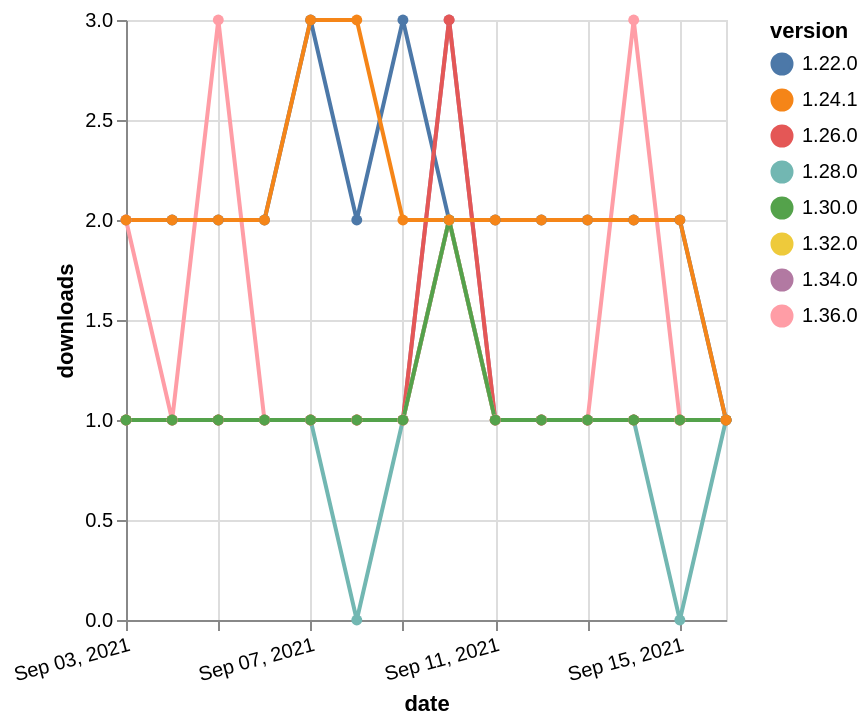

Write the Vega-Lite specification saved for this chart.
### Vega-Lite specification from a JSON file in a GitHub repository (floating-point values rounded to 4 significant figures)
{"$schema": "https://vega.github.io/schema/vega-lite/v5.json", "description": "A simple bar chart with embedded data.", "data": {"values": [{"date": "2021-09-03", "total": 203, "delta": 1, "version": "1.34.0"}, {"date": "2021-09-04", "total": 204, "delta": 1, "version": "1.34.0"}, {"date": "2021-09-05", "total": 205, "delta": 1, "version": "1.34.0"}, {"date": "2021-09-06", "total": 206, "delta": 1, "version": "1.34.0"}, {"date": "2021-09-07", "total": 207, "delta": 1, "version": "1.34.0"}, {"date": "2021-09-08", "total": 208, "delta": 1, "version": "1.34.0"}, {"date": "2021-09-09", "total": 209, "delta": 1, "version": "1.34.0"}, {"date": "2021-09-10", "total": 212, "delta": 3, "version": "1.34.0"}, {"date": "2021-09-11", "total": 213, "delta": 1, "version": "1.34.0"}, {"date": "2021-09-12", "total": 214, "delta": 1, "version": "1.34.0"}, {"date": "2021-09-13", "total": 215, "delta": 1, "version": "1.34.0"}, {"date": "2021-09-14", "total": 216, "delta": 1, "version": "1.34.0"}, {"date": "2021-09-15", "total": 217, "delta": 1, "version": "1.34.0"}, {"date": "2021-09-16", "total": 218, "delta": 1, "version": "1.34.0"}, {"date": "2021-09-03", "total": 172, "delta": 1, "version": "1.32.0"}, {"date": "2021-09-04", "total": 173, "delta": 1, "version": "1.32.0"}, {"date": "2021-09-05", "total": 174, "delta": 1, "version": "1.32.0"}, {"date": "2021-09-06", "total": 175, "delta": 1, "version": "1.32.0"}, {"date": "2021-09-07", "total": 176, "delta": 1, "version": "1.32.0"}, {"date": "2021-09-08", "total": 177, "delta": 1, "version": "1.32.0"}, {"date": "2021-09-09", "total": 178, "delta": 1, "version": "1.32.0"}, {"date": "2021-09-10", "total": 180, "delta": 2, "version": "1.32.0"}, {"date": "2021-09-11", "total": 181, "delta": 1, "version": "1.32.0"}, {"date": "2021-09-12", "total": 182, "delta": 1, "version": "1.32.0"}, {"date": "2021-09-13", "total": 183, "delta": 1, "version": "1.32.0"}, {"date": "2021-09-14", "total": 184, "delta": 1, "version": "1.32.0"}, {"date": "2021-09-15", "total": 185, "delta": 1, "version": "1.32.0"}, {"date": "2021-09-16", "total": 186, "delta": 1, "version": "1.32.0"}, {"date": "2021-09-03", "total": 2361, "delta": 2, "version": "1.22.0"}, {"date": "2021-09-04", "total": 2363, "delta": 2, "version": "1.22.0"}, {"date": "2021-09-05", "total": 2365, "delta": 2, "version": "1.22.0"}, {"date": "2021-09-06", "total": 2367, "delta": 2, "version": "1.22.0"}, {"date": "2021-09-07", "total": 2370, "delta": 3, "version": "1.22.0"}, {"date": "2021-09-08", "total": 2372, "delta": 2, "version": "1.22.0"}, {"date": "2021-09-09", "total": 2375, "delta": 3, "version": "1.22.0"}, {"date": "2021-09-10", "total": 2377, "delta": 2, "version": "1.22.0"}, {"date": "2021-09-11", "total": 2379, "delta": 2, "version": "1.22.0"}, {"date": "2021-09-12", "total": 2381, "delta": 2, "version": "1.22.0"}, {"date": "2021-09-13", "total": 2383, "delta": 2, "version": "1.22.0"}, {"date": "2021-09-14", "total": 2385, "delta": 2, "version": "1.22.0"}, {"date": "2021-09-15", "total": 2387, "delta": 2, "version": "1.22.0"}, {"date": "2021-09-16", "total": 2388, "delta": 1, "version": "1.22.0"}, {"date": "2021-09-03", "total": 209, "delta": 1, "version": "1.28.0"}, {"date": "2021-09-04", "total": 210, "delta": 1, "version": "1.28.0"}, {"date": "2021-09-05", "total": 211, "delta": 1, "version": "1.28.0"}, {"date": "2021-09-06", "total": 212, "delta": 1, "version": "1.28.0"}, {"date": "2021-09-07", "total": 213, "delta": 1, "version": "1.28.0"}, {"date": "2021-09-08", "total": 213, "delta": 0, "version": "1.28.0"}, {"date": "2021-09-09", "total": 214, "delta": 1, "version": "1.28.0"}, {"date": "2021-09-10", "total": 216, "delta": 2, "version": "1.28.0"}, {"date": "2021-09-11", "total": 217, "delta": 1, "version": "1.28.0"}, {"date": "2021-09-12", "total": 218, "delta": 1, "version": "1.28.0"}, {"date": "2021-09-13", "total": 219, "delta": 1, "version": "1.28.0"}, {"date": "2021-09-14", "total": 220, "delta": 1, "version": "1.28.0"}, {"date": "2021-09-15", "total": 220, "delta": 0, "version": "1.28.0"}, {"date": "2021-09-16", "total": 221, "delta": 1, "version": "1.28.0"}, {"date": "2021-09-03", "total": 407, "delta": 1, "version": "1.26.0"}, {"date": "2021-09-04", "total": 408, "delta": 1, "version": "1.26.0"}, {"date": "2021-09-05", "total": 409, "delta": 1, "version": "1.26.0"}, {"date": "2021-09-06", "total": 410, "delta": 1, "version": "1.26.0"}, {"date": "2021-09-07", "total": 411, "delta": 1, "version": "1.26.0"}, {"date": "2021-09-08", "total": 412, "delta": 1, "version": "1.26.0"}, {"date": "2021-09-09", "total": 413, "delta": 1, "version": "1.26.0"}, {"date": "2021-09-10", "total": 416, "delta": 3, "version": "1.26.0"}, {"date": "2021-09-11", "total": 417, "delta": 1, "version": "1.26.0"}, {"date": "2021-09-12", "total": 418, "delta": 1, "version": "1.26.0"}, {"date": "2021-09-13", "total": 419, "delta": 1, "version": "1.26.0"}, {"date": "2021-09-14", "total": 420, "delta": 1, "version": "1.26.0"}, {"date": "2021-09-15", "total": 421, "delta": 1, "version": "1.26.0"}, {"date": "2021-09-16", "total": 422, "delta": 1, "version": "1.26.0"}, {"date": "2021-09-03", "total": 123, "delta": 2, "version": "1.36.0"}, {"date": "2021-09-04", "total": 124, "delta": 1, "version": "1.36.0"}, {"date": "2021-09-05", "total": 127, "delta": 3, "version": "1.36.0"}, {"date": "2021-09-06", "total": 128, "delta": 1, "version": "1.36.0"}, {"date": "2021-09-07", "total": 129, "delta": 1, "version": "1.36.0"}, {"date": "2021-09-08", "total": 130, "delta": 1, "version": "1.36.0"}, {"date": "2021-09-09", "total": 131, "delta": 1, "version": "1.36.0"}, {"date": "2021-09-10", "total": 133, "delta": 2, "version": "1.36.0"}, {"date": "2021-09-11", "total": 134, "delta": 1, "version": "1.36.0"}, {"date": "2021-09-12", "total": 135, "delta": 1, "version": "1.36.0"}, {"date": "2021-09-13", "total": 136, "delta": 1, "version": "1.36.0"}, {"date": "2021-09-14", "total": 139, "delta": 3, "version": "1.36.0"}, {"date": "2021-09-15", "total": 140, "delta": 1, "version": "1.36.0"}, {"date": "2021-09-16", "total": 141, "delta": 1, "version": "1.36.0"}, {"date": "2021-09-03", "total": 196, "delta": 1, "version": "1.30.0"}, {"date": "2021-09-04", "total": 197, "delta": 1, "version": "1.30.0"}, {"date": "2021-09-05", "total": 198, "delta": 1, "version": "1.30.0"}, {"date": "2021-09-06", "total": 199, "delta": 1, "version": "1.30.0"}, {"date": "2021-09-07", "total": 200, "delta": 1, "version": "1.30.0"}, {"date": "2021-09-08", "total": 201, "delta": 1, "version": "1.30.0"}, {"date": "2021-09-09", "total": 202, "delta": 1, "version": "1.30.0"}, {"date": "2021-09-10", "total": 204, "delta": 2, "version": "1.30.0"}, {"date": "2021-09-11", "total": 205, "delta": 1, "version": "1.30.0"}, {"date": "2021-09-12", "total": 206, "delta": 1, "version": "1.30.0"}, {"date": "2021-09-13", "total": 207, "delta": 1, "version": "1.30.0"}, {"date": "2021-09-14", "total": 208, "delta": 1, "version": "1.30.0"}, {"date": "2021-09-15", "total": 209, "delta": 1, "version": "1.30.0"}, {"date": "2021-09-16", "total": 210, "delta": 1, "version": "1.30.0"}, {"date": "2021-09-03", "total": 2249, "delta": 2, "version": "1.24.1"}, {"date": "2021-09-04", "total": 2251, "delta": 2, "version": "1.24.1"}, {"date": "2021-09-05", "total": 2253, "delta": 2, "version": "1.24.1"}, {"date": "2021-09-06", "total": 2255, "delta": 2, "version": "1.24.1"}, {"date": "2021-09-07", "total": 2258, "delta": 3, "version": "1.24.1"}, {"date": "2021-09-08", "total": 2261, "delta": 3, "version": "1.24.1"}, {"date": "2021-09-09", "total": 2263, "delta": 2, "version": "1.24.1"}, {"date": "2021-09-10", "total": 2265, "delta": 2, "version": "1.24.1"}, {"date": "2021-09-11", "total": 2267, "delta": 2, "version": "1.24.1"}, {"date": "2021-09-12", "total": 2269, "delta": 2, "version": "1.24.1"}, {"date": "2021-09-13", "total": 2271, "delta": 2, "version": "1.24.1"}, {"date": "2021-09-14", "total": 2273, "delta": 2, "version": "1.24.1"}, {"date": "2021-09-15", "total": 2275, "delta": 2, "version": "1.24.1"}, {"date": "2021-09-16", "total": 2276, "delta": 1, "version": "1.24.1"}]}, "width": "container", "mark": {"type": "line", "point": {"filled": true}}, "encoding": {"x": {"field": "date", "type": "temporal", "timeUnit": "yearmonthdate", "title": "date", "axis": {"labelAngle": -15}}, "y": {"field": "delta", "type": "quantitative", "title": "downloads"}, "color": {"field": "version", "type": "nominal"}, "tooltip": {"field": "delta"}}}
